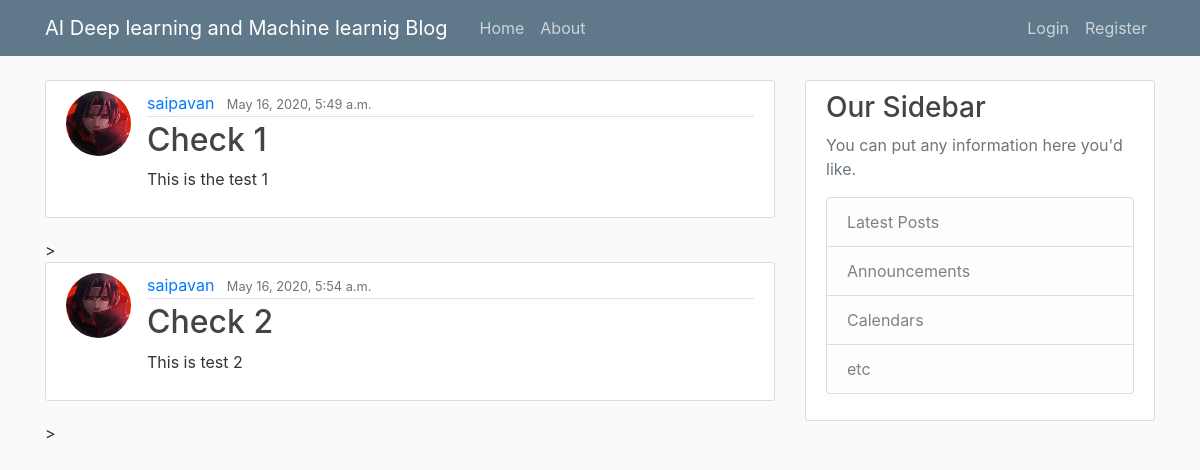
Before: / with the older database file.
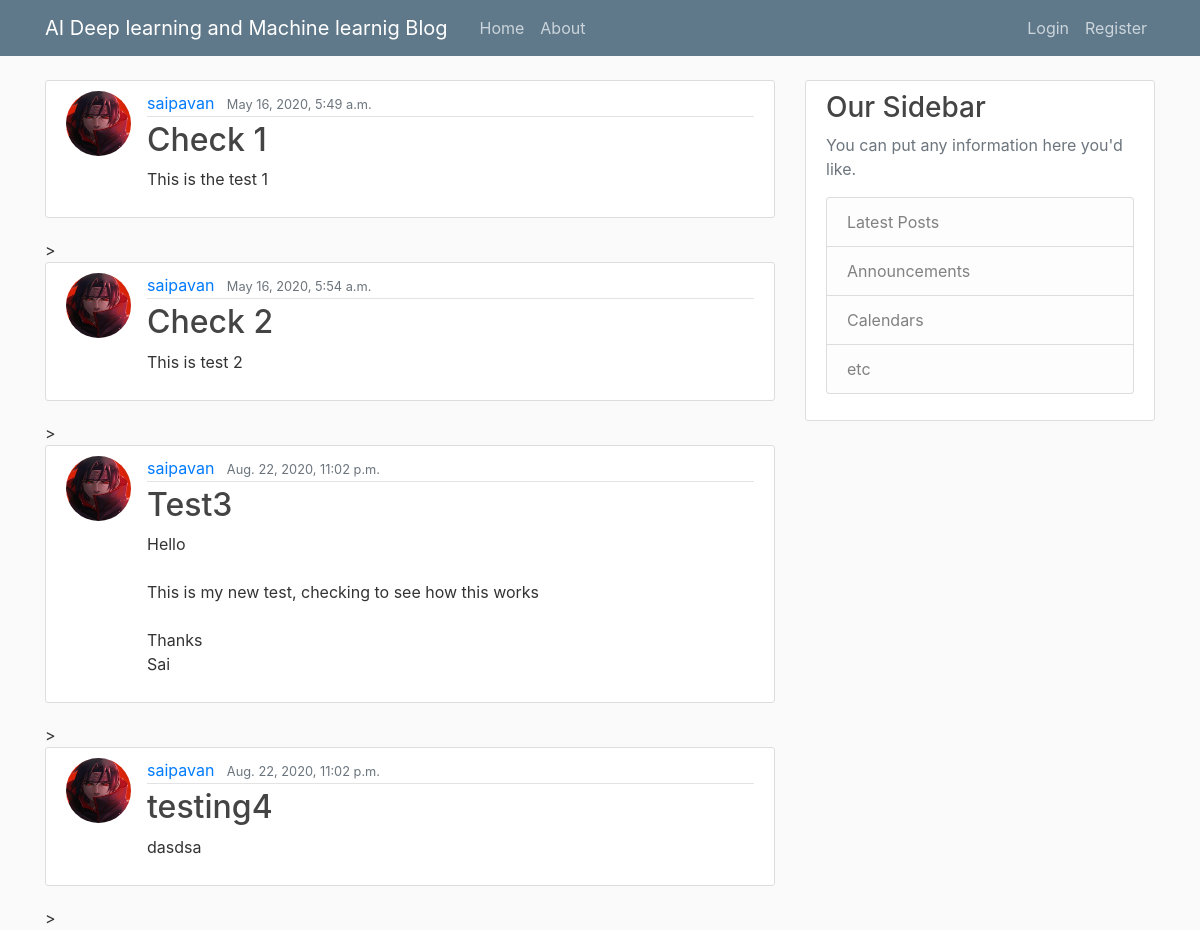
After: the same page with the newer database file.
### blog/models.py (models this page shows, shortened)
class Post(models.Model):
    title = models.CharField(max_length = 150)
    content = models.TextField()
    date_posted = models.DateTimeField(default=timezone.now)
    author = models.ForeignKey(User, on_delete=models.CASCADE)

### users/models.py (models this page shows, shortened)
class Profile(models.Model):
    user  = models.OneToOneField(User, on_delete = models.CASCADE)
    image = models.ImageField(default='default.jpg', upload_to='profile_pics')

### blog/views.py (the view)
# urls.py: path('', PostListView.as_view(), name='blog-home'),
class PostListView(ListView):
    model = Post
    template_name = 'blog/home.html'  # <app>/<model>_<viewtype>.html
    context_object_name = 'posts'
    paginate_by = 5

### blog/templates/blog/home.html (shortened to what this page needs)
{% extends "blog/base.html" %}
{% block content %}
    {% for post in posts %}
    <article class="media content-section">
      <img class="rounded-circle article-img"  src="{{ post.author.profile.image.url }}" >
        <div class="media-body">
          <div class="article-metadata">
            <a class="mr-2" href="#">{{ post.author }}</a>
            <small class="text-muted">{{ post.date_posted }}</small>
          </div>
          <h2><a class="article-title" href="{% url 'post-detail' post.id %}">{{ post.title }}</a></h2>
          <p class="article-content">{{ post.content }}</p>
        </div>
      </article>>
    {% endfor %}
{% endblock content %}

### blog/templates/blog/base.html (shortened to what this page needs)
{% load static %}
<!DOCTYPE html>
<html lang="en">
<head>
    <link rel="stylesheet" href="https://stackpath.bootstrapcdn.com/bootstrap/4.3.1/css/bootstrap.min.css">
    <link rel="stylesheet" type="text/css", href="{% static 'blog/main.css' %}">
    </head>
<body>
    <header class="site-header">
        <nav class="navbar navbar-expand-md navbar-dark bg-steel fixed-top">
        <div class="container">
            <a class="navbar-brand mr-4" href="{% url 'blog-home' %}">AI Deep learning and Machine learnig Blog</a>
            <div class="collapse navbar-collapse" id="navbarToggle">
            <div class="navbar-nav mr-auto">
                <a class="nav-item nav-link" href="{% url  'blog-home' %}">Home</a>
                <a class="nav-item nav-link" href="{% url  'blog-about' %}">About</a>
            </div>
            <div class="navbar-nav">
              {% if user.is_authenticated %}
                <a class="nav-item nav-link" href="{% url 'post-create' %}">New Post</a>
                <a class="nav-item nav-link" href="{% url 'profile' %}">Profile</a>
                <a class="nav-item nav-link" href="{% url 'logout' %}">Logout</a>
              {% else %}
                <a class="nav-item nav-link" href="{% url 'login' %}">Login</a>
                <a class="nav-item nav-link" href="{% url 'register' %}">Register</a>
              {% endif %}
              </div>
            </div>
        </div>
        </nav>
    </header>
    <main role="main" class="container">
        <div class="row">
          <div class="col-md-8">
            {% block content %}{% endblock %}
          </div>
          <div class="col-md-4">
            <div class="content-section">
              <h3>Our Sidebar</h3>
              <p class='text-muted'>You can put any information here you'd like.
                <ul class="list-group">
                  <li class="list-group-item list-group-item-light">Latest Posts</li>
                  <li class="list-group-item list-group-item-light">Announcements</li>
                  <li class="list-group-item list-group-item-light">Calendars</li>
                  <li class="list-group-item list-group-item-light">etc</li>
                </ul>
              </p>
            </div>
          </div>
        </div>
    </main>
</body>
</html>

### blog/static/blog/main.css (style rules this page uses)
body { background: #fafafa; color: #333333; margin-top: 5rem; }
h1, h2, h3, h4, h5, h6 { color: #444444; }
ul { margin: 0; }
.bg-steel { background-color: #5f788a; }
.site-header .navbar-nav .nav-link { color: #cbd5db; }
.content-section { background: #ffffff; padding: 10px 20px; border: 1px solid #dddddd; border-radius: 3px; margin-bottom: 20px; }
.article-title { color: #444444; }
.article-content { white-space: pre-line; }
.article-img { height: 65px; width: 65px; margin-right: 16px; }
.article-metadata { padding-bottom: 1px; margin-bottom: 4px; border-bottom: 1px solid #e3e3e3 }

Changed rows visible on the page:
added Post: author.profile.image (picture), author "saipavan", date_posted "Aug. 22, 2020, 11:02 p.m.", title "Test3", content "Hello This is my new test, checking to see how this works Thanks Sai"
added Post: author.profile.image (picture), author "saipavan", date_posted "Aug. 22, 2020, 11:02 p.m.", title "testing4", content "dasdsa"
